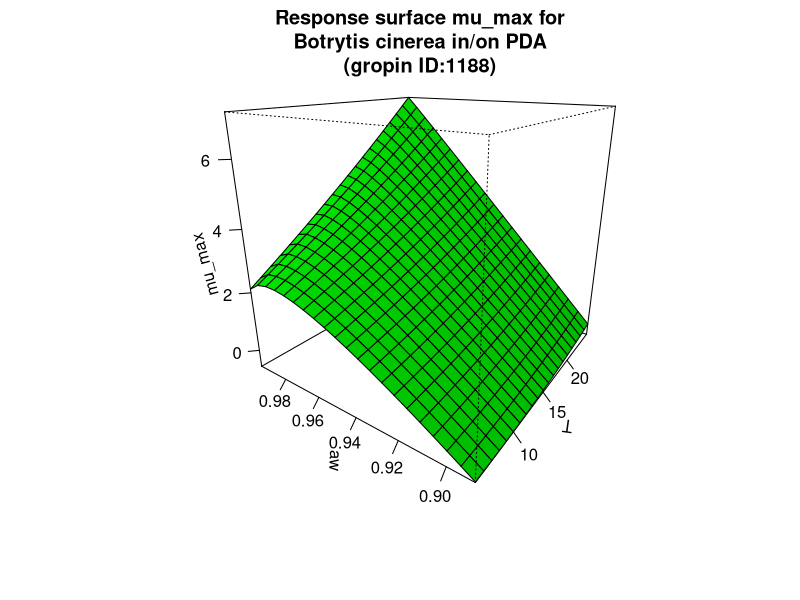

Generate this figure with R:
#############################
# start of Parameter script
#############################
T <- seq(5.005,24.975024975025,length.out=21)
aw <- seq(0.889110889110889,0.995995,length.out=21)
#############################
# end of Parameter script
#############################
############################# 
# start of Model script Gropin ID 1188 
#############################
 
# constant coefficients for this model
 
variables <- data.frame(T,aw)
argumentsPar <- expand.grid(variables)
 
# heart of the model
response_surface <- function(T,aw) {
   mumax <-(-0.125+(22.690)* sqrt(1-aw)-71.360*( sqrt(1-aw)* sqrt(1-aw))+0.267*T+0.0015*T*T-0.877* sqrt(1-aw)*T)

return(mumax=mumax)
} 

# output parameters
mumax <- cbind(argumentsPar,response_surface(argumentsPar['T'],argumentsPar['aw']))
colnames(mumax) <- c(colnames(argumentsPar),'mumax')
#############################
# End of Model script
#############################
############################# 
# start of Visualisation script Gropin ID 1188 
#############################
persp(T,aw,matrix(unlist(mumax$mumax),nrow=21),col = 'green',xlab='T',ylab='aw',zlab='mu_max',main='Response surface mu_max for
Botrytis cinerea in/on PDA
(gropin ID:1188)',theta=305,phi=20,shade=0.25,ticktype = 'detailed')
#############################
# End of Visualisation script
#############################
